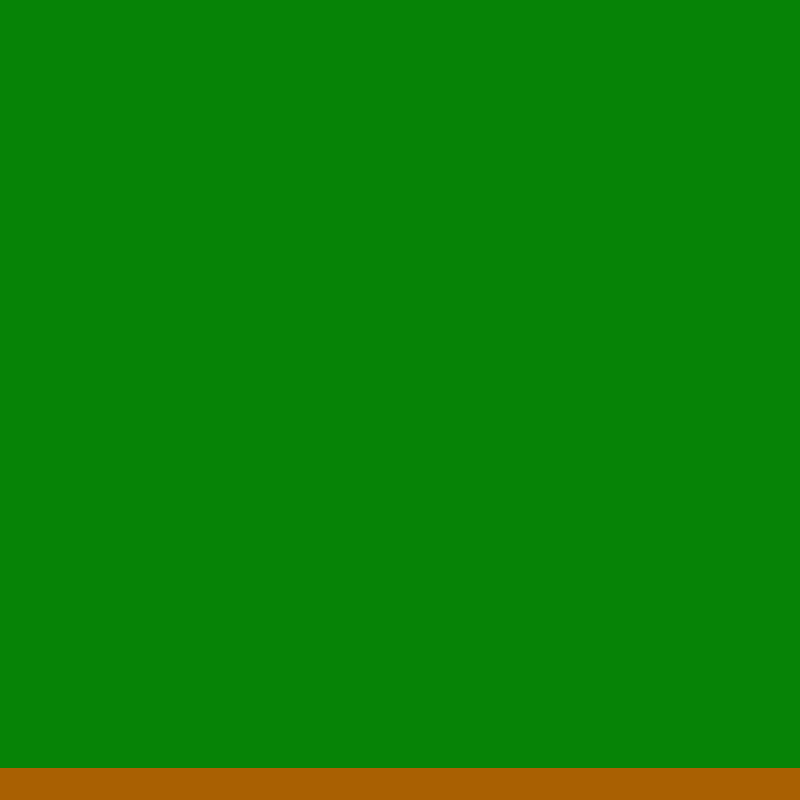

This game map was drawn from its Tiled (.tmx) file and the tilesets committed beside it. A one-line description and the trimmed map source follow:
An orthogonal 50x50 tile map with 16x16 px tiles, 2 tile layers (background, road) and 1 object.

<map version="1.0" orientation="orthogonal" renderorder="right-up" width="50" height="50" tilewidth="16" tileheight="16" nextobjectid="2">
 <tileset firstgid="1" name="blah" tilewidth="16" tileheight="16" tilecount="1000" columns="40">
  <image source="background_gutter.png" width="640" height="400" />
 </tileset>
 <layer name="background" width="50" height="50">
  <data>[2500 cells, 2500 non-empty, 1 distinct tile ids]</data>
 </layer>
 <layer name="road" width="50" height="50">
  <data>[2500 cells, 100 non-empty, 1 distinct tile ids]</data>
 </layer>
 <objectgroup name="road">
  <object id="1" x="0" y="768" width="800" height="32" />
 </objectgroup>
</map>
